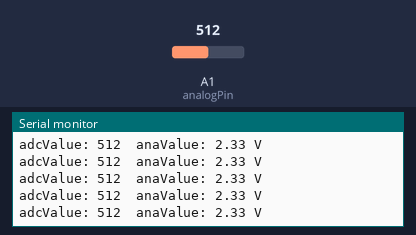
A sketch run on a simulated Arduino Uno, built with avr-gcc and run on an emulated ATmega328P. Parts: the last lines printed to the serial monitor. The test bench sets the inputs (shaded band); at power-on: A1 (analogPin) = 512.

Above: at 1.2 s.
1.3 s: A1 (analogPin) set to 716
At 1.32 s:
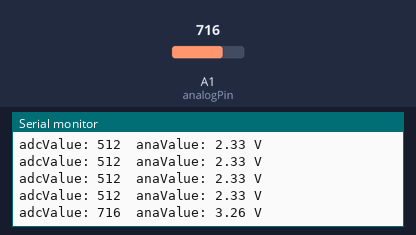
2.8 s: A1 (analogPin) set to 900
At 2.83 s:
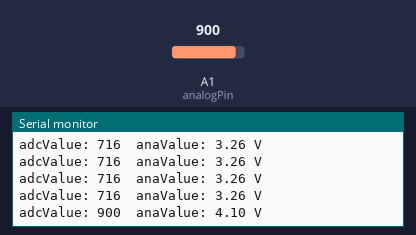
Timing chart, 0 to 5.8 s (numbered marks = the images above; inputs shaded):
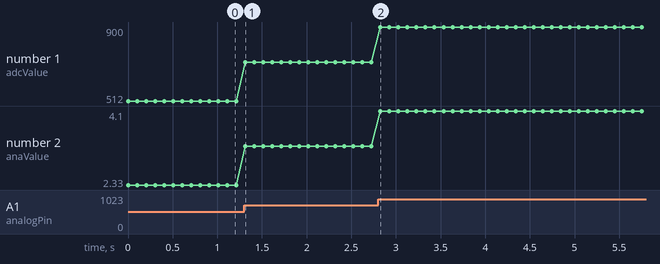

The sketch:

adcBasic.ino
```cpp
// ATtinyx12 ADC Pin : PA0=A0 ~ PA7=A7

#define analogPin A1

void setup() {
  Serial.begin(115200);
}

void loop() {
  unsigned int adcValue = analogRead(analogPin);

  Serial.print("adcValue: ");
  Serial.print(adcValue);
  Serial.print("\tanaValue: ");
  Serial.print(adcValue / 1023.0 * 4.66);
  Serial.println(" V");

  delay(100);
}
```

Measured:
- after the input at 1.3 s, the serial monitor: prints a new line at once (image 1)
- after the input at 2.8 s, the serial monitor: prints a new line at once (image 2)
- plotted number 1: 512 → 716 after the input at 1.3 s, 716 → 900 after the input at 2.8 s
- plotted number 2: 2.33 → 3.26 after the input at 1.3 s, 3.26 → 4.1 after the input at 2.8 s
